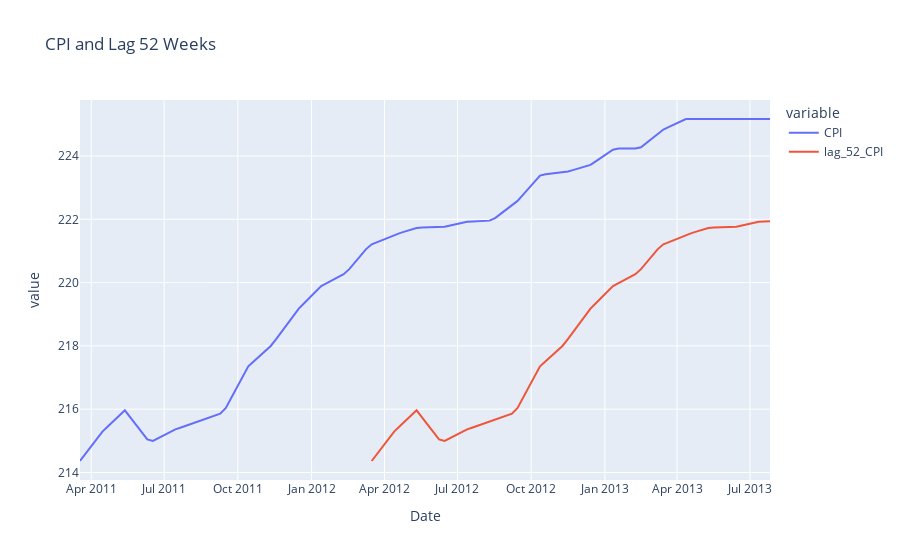

Notebook cell for this chart:
### Code cell
view_data_horizon(data, target="CPI")
